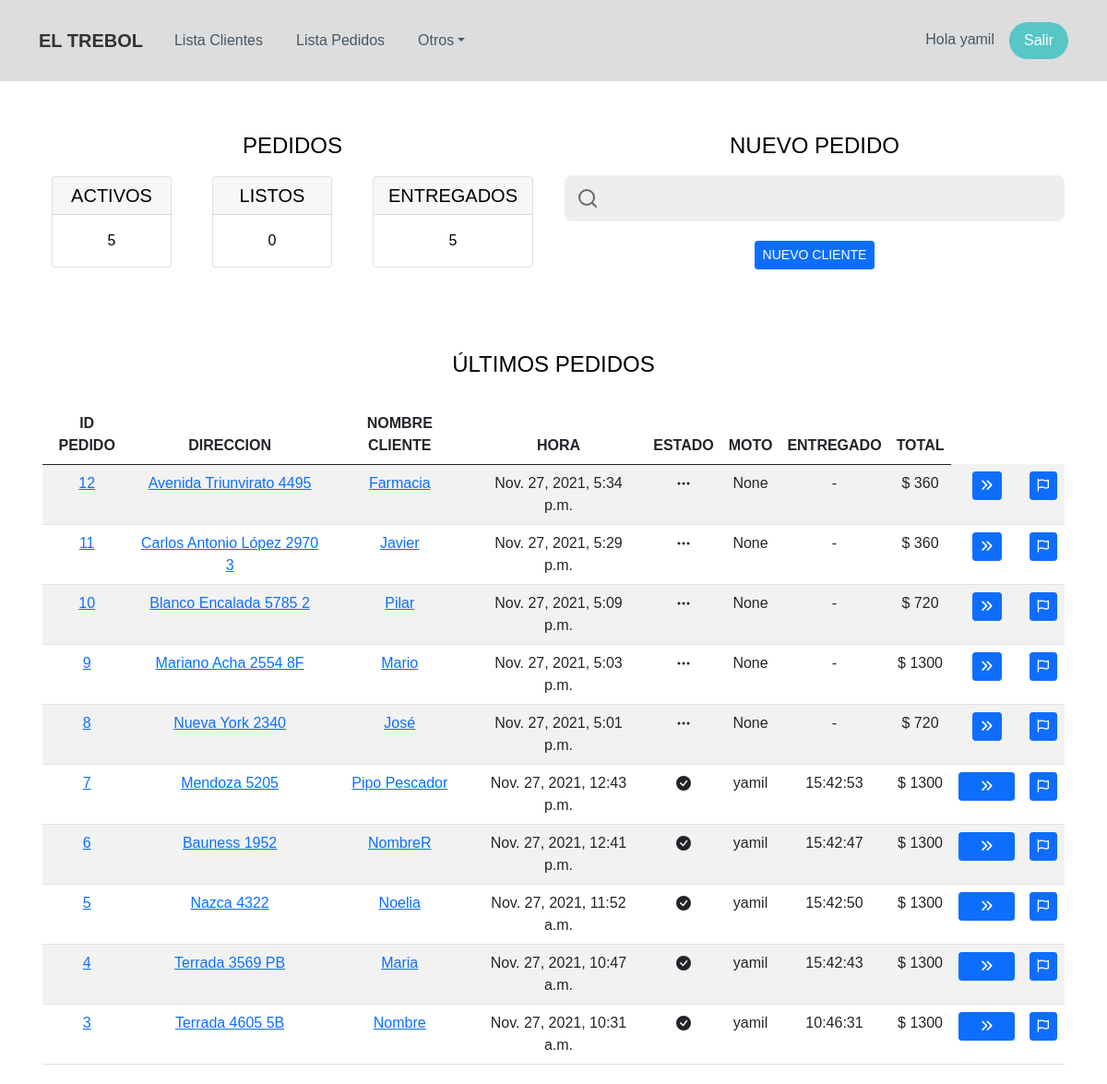
Page /index/ (signed in) on the committed database.
### MODULOS/Pedidos/models.py (models this page shows, shortened)
class Pedido(models.Model):
    hora=models.DateTimeField(auto_now_add=True)
    pedido=models.ForeignKey(NumeroPedido, on_delete=models.CASCADE, null=False, blank=False, related_name="pedido_numero")
    cliente=models.ForeignKey(Cliente, on_delete=models.CASCADE, null=False, blank=False)
    medio_pago=models.ForeignKey(MediosPagos, on_delete=models.CASCADE, null=True, blank=True, default=1)
    medio_contacto=models.ForeignKey(MediosContacto, on_delete=models.CASCADE, blank=False, null=False, related_name="medio_contacto", default=1)
    tipo_envio=models.ForeignKey(TiposEnvios, on_delete=models.CASCADE, default=1)
    estado=models.CharField(max_length=3, choices=ESTADOS, default="EP")
    entregado=models.DateTimeField(auto_now=True)
    moto=models.ForeignKey(User, on_delete=models.CASCADE, blank=True, null=True)
    codigoqr=models.ImageField(upload_to="" , null=True, blank=True)
    observaciones=CharField(max_length=100)
    paga_con=IntegerField(null=True, blank=True)
    total=models.IntegerField(null=True, blank=True)
    class Meta:
        ordering = ['-pedido']

class NumeroPedido(models.Model):
    pedido=models.AutoField(primary_key=True)
    hora=models.DateTimeField(auto_now=True)
    def __str__(self):
        t="{}"
        return t.format(self.pedido)

### MODULOS/Cliente/models.py (models this page shows, shortened)
class Cliente(models.Model):
    id_cliente= models.AutoField(primary_key=True)
    nombre=models.CharField(max_length=15)
    direccion=models.ForeignKey(Direccion, on_delete=models.CASCADE)
    telefono=models.PositiveBigIntegerField()
    es_whatsapp=models.CharField(choices=SI_NO, max_length=2)
    telefono2=models.PositiveBigIntegerField(blank=True, null=True)
    es_whatsapp2=models.CharField(blank=True, null=True, choices=SI_NO, max_length=2)
    categoria=models.CharField(max_length=50, blank=True, null=True)
    fecha_alta=models.DateField(auto_now=True)
    objects=models.Manager()

class Direccion(models.Model):
    calle=models.ForeignKey(Calle, on_delete=models.CASCADE, null=False, blank=False)
    altura=models.PositiveBigIntegerField()
    piso=models.CharField(max_length=10, blank=True, null=True)
    lat=models.CharField(max_length=15, blank=True, null=True)
    lon=models.CharField(max_length=15, blank=True, null=True)
    def __str__(self):
        txt="{0} {1} {2}"
        return txt.format(self.calle, self.altura, self.piso)

class Calle(models.Model):
    calle=models.CharField(max_length=50)
    class Meta:
        ordering = ['calle']
    def __str__(self):
        txt="{0}"
        return txt.format(self.calle)

### MODULOS/Pedidos/views.py (the view)
# urls.py: path('index/', index, name="index"),
@login_required
def index(request):
    pedidos=Pedido.objects.filter(hora__year=t.year, hora__month=t.month, hora__day=t.day)
    activos=len(pedidos.filter(estado="EP"))
    listos=len(pedidos.filter(estado="LI"))
    entregados=len(pedidos.filter(estado="EN"))
    form_iniciar_reclamo=ReclamosForm()
    form_nuevo_cliente=ClienteForm()
    form_direccion=DireccionForm()
    c={'items':pedidos, 'activos':activos, "listos":listos,
    "entregados":entregados, 'form_nuevo_cliente':form_nuevo_cliente,
    'form_direccion':form_direccion}
    if request.method=="POST":
        """NO FUNCIONA, TIENE QUE RECIBIR EL PEDIDO"""
        form_nuevo_cliente=ClienteForm(request.POST)
        if form_nuevo_cliente.is_valid():
            nuevo_cliente=form_nuevo_cliente.save()
            return HttpResponseRedirect(reverse('nuevo_pedido', args=(nuevo_cliente.pk,)))
    return render(request,"index.html",c)

### MODULOS/Cliente/forms.py
class ClienteForm(ModelForm):
    nombre = forms.CharField(widget=forms.TextInput(attrs={'placeholder':'Nombre del cliente', 'label':None, 'autocomplete': 'off'}))
    telefono= forms.IntegerField(label='Telefono*',
                    widget=forms.TextInput(attrs={'placeholder': 'Telefono del cliente'}))
    es_whatsapp= forms.ChoiceField(label="¿Es WhatsApp?*", choices=SI_NO)
    telefono2= forms.IntegerField(label='Telefono 2', required=False,
                    widget=forms.TextInput(attrs={'placeholder': 'Telefono secundario (opcional)'}))
    class Meta:
        model=Cliente
        fields=["nombre","telefono","es_whatsapp","telefono2"]

class DireccionForm(ModelForm):
    altura= forms.CharField(widget=forms.TextInput(attrs={'placeholder':'Altura', 'label':None, 'autocomplete': 'off'}))
    piso= forms.CharField(required=False, label='Piso',
                    widget=forms.TextInput(attrs={'placeholder': 'Piso (opcional)'}))
    class Meta:
        model=Direccion
        fields=["calle","altura","piso"]

### templates/index.html (shortened to what this page needs)
{% extends 'base.html' %}
{% block content %}
    <div class="row" style="text-align: center;margin: 6px;margin-top: 7vh;margin-right: 34px;margin-left: 34px;">
        <div class="col">
            <div class="row">
                <div class="col">
                    <h1 style="font-size: 24px;">PEDIDOS</h1>
                </div>
            </div>
            <div class="row">
                <div class="col" style="margin: 10px;">
                    <div class="card">
                        <div class="card-header">
                            <h5 class="mb-0">ACTIVOS</h5>
                        </div>
                        <div class="card-body">
                            <p class="card-text">{{activos}}</p>
                        </div>
                    </div>
                </div>
                <div class="col" style="margin: 10px;">
                    <div class="card">
                        <div class="card-header">
                            <h5 class="mb-0">LISTOS</h5>
                        </div>
                        <div class="card-body">
                            <p class="card-text">{{listos}}</p>
                        </div>
                    </div>
                </div>
                <div class="col" style="margin: 10px;">
                    <div class="card">
                        <div class="card-header">
                            <h5 class="mb-0">ENTREGADOS</h5>
                        </div>
                        <div class="card-body">
                            <p class="card-text">{{entregados}}</p>
                        </div>
                    </div>
                </div>
            </div>
        </div>
        <div class="col">
            <div class="row">
                <div class="col">
                    <h1 style="font-size: 24px;">NUEVO PEDIDO</h1>
                </div>
            </div>
            <div class="row">
                <div class="col" style="margin-top: 9px;">
                    <div id="autocomplete" class="autocomplete">
                        <input class="autocomplete-input" />
                      </div>
                </div>
            </div>
            <div class="row">
                <div class="col" style="margin-top: 21px;">
                        <button class="btn btn-primary btn-sm" data-bs-target="#modal-nuevo-cliente" data-bs-toggle="modal" type="button">
                            NUEVO CLIENTE
                        </button>
                </div>
            </div>
        </div>
    </div>
    <div class="row" style="text-align: center;margin: 20px;margin-top: 7vh;margin-right: 34px;margin-left: 34px;">
        <div class="col text-center" style="margin-top: 25px;">
            <h1 style="font-size: 24px;">ÚLTIMOS PEDIDOS</h1>
        </div>
    </div>
    <div class="row text-center" style="text-align: center;margin: 6px;margin-top: 21px;margin-right: 34px;margin-left: 34px;">
        <div class="col" style="text-align: center;">
            <div class="col-md-12">
                <div class="table-responsive">
                    <table class="table table-striped">
                        <thead>
                            <tr>
                                <th>ID PEDIDO</th>
                                <th>DIRECCION</th>
                                <th>NOMBRE CLIENTE</th>
                                <th>HORA</th>
                                <th>ESTADO</th>
                                <th>MOTO</th>
                                <th>ENTREGADO</th>
                                <th>TOTAL</th>
                            </tr>
                        </thead>
                        <tbody>
                            {% for pedido in items %}
                            <tr>
                                <td><a href="{% url 'show_resume' pedido.pedido %}" >{{pedido.pedido}}</a></td>
                                <td>
                                    <a href="{% url 'detalles_cliente' pedido.cliente.pk %}">{{pedido.cliente.direccion}}</a>
                                </td>
                                <td>
                                    <a href="{% url 'detalles_cliente' pedido.cliente.pk %}">{{pedido.cliente.nombre}}</a>
                                </td>
                                <td>{{pedido.hora}}</td>
                                {% if pedido.estado == "EN" %}
                                <td class="text-center">
                                </td>
                                {% else %}
                                <td class="text-center">
                                    <svg xmlns="http://www.w3.org/2000/svg" width="1em" height="1em" viewBox="0 0 16 16" fill="currentColor" class="bi bi-three-dots">
                                        <path fill-rule="evenodd" d="M3 9.5a1.5 1.5 0 1 1 0-3 1.5 1.5 0 0 1 0 3zm5 0a1.5 1.5 0 1 1 0-3 1.5 1.5 0 0 1 0 3zm5 0a1.5 1.5 0 1 1 0-3 1.5 1.5 0 0 1 0 3z"></path>
                                    </svg>
                                </td>
                                {% endif %}
                                <td>{{pedido.moto}}</td>
                                {% if pedido.estado == "EN" %}
                                <td>
                                    <span>{{pedido.entregado|time:"H:i:s"}} </span>
                                </td>
                                {% else %}
                                <td>-</td>
                                {% endif %}
                                <td>$ {{pedido.total}}</td>
                                {% if pedido.estado == "EP" and request.user.is_superuser %}
                                    <td>
                                        <button class="btn btn-primary btn-sm" data-bs-target="#modal-moto" data-bs-toggle="modal" type="button" onclick="seleccionarMoto({{pedido.pedido}})">
                                        <i class="fas fa-angle-double-right"></i>
                                        </button>
                                    </td>
                                    <td>
                                {% else %}
                                    <td>
                                        <a href="{% url 'marcar_entregado' pedido.pedido %}" class="link-light" style="text-decoration: none" >
                                            <button class="btn btn-primary btn-sm" type="button" style="width: 60.25px;"><i class="fas fa-angle-double-right"></i></button>
                                        </a>
                                    </td>
                                    <td>
                                {% endif %}
                                    <button class="btn btn-primary btn-sm" data-bs-target="#modal-reclamo" data-bs-toggle="modal" type="button" onclick="iniciarReclamoForm({{pedido.pedido}})">
                                        <i class="far fa-flag"></i>
                                    </button>
                                </td>
                            </tr>
                            {% endfor %}
                        </tbody>
                    </table>
                </div>
            </div>
        </div>
    </div>
{% endblock content %}

### templates/base.html (shortened to what this page needs)
{% load static %}
<!DOCTYPE html>
<html lang="en">
<head>
    <link rel="stylesheet" href="{% static 'assets1/bootstrap/css/bootstrap.min.css' %}">
    <link rel="stylesheet" href="{% static 'assets1/fonts/fontawesome-all.min.css' %}">
    <link rel="stylesheet" href="{% static 'assets1/css/Navigation-with-Button.css' %}">
    <link rel="stylesheet" href="{% static 'assets/css/styles.css' %}">
    <link rel="stylesheet" href="{% static 'assets1/css/estilo_autocomplete.css' %}">
</head>
<body style="border-color: var(--bs-purple);">
    <nav class="navbar navbar-light navbar-expand-md navigation-clean-button" style="background: #dddddd;border-style: none;">
        <div class="container"><a class="navbar-brand" href="{% url 'index' %}">EL TREBOL</a>
            <div class="collapse navbar-collapse" id="navcol-1">
                <ul class="navbar-nav me-auto">
                    <li class="nav-item"><a class="nav-link" href="{% url 'lista_clientes'  %}" >Lista Clientes</a></li>
                    <li class="nav-item"><a class="nav-link" href="{% url 'lista_pedidos' %}">Lista Pedidos</a></li>
                    <li class="nav-item dropdown"><a class="dropdown-toggle nav-link" aria-expanded="false" data-bs-toggle="dropdown" href="#">Otros</a>
                    </li>
                </ul><span class="navbar-text actions"> <a class="login" href="#">Hola {{user}}</a><a class="btn btn-light action-button" role="button" href="{% url 'logout' %}">Salir</a></span>
            </div>
        </div>
    </nav>
    <div style="width: 100%; height: 90%">
        {% block content %}
        {% endblock content %}
    </div>
</body>
</html>

### static/assets1/css/Navigation-with-Button.css (style rules this page uses)
.navigation-clean-button { background: #fff; padding-top: .75rem; padding-bottom: .75rem; color: #333; border-radius: 0; box-shadow: none; border: none; margin-bottom: 0; }
@media (min-width:768px) { .navigation-clean-button { padding-top: 1rem; padding-bottom: 1rem; } }
.navigation-clean-button .navbar-brand { font-weight: bold; color: inherit; }
.navigation-clean-button.navbar .navbar-nav .nav-link { padding-left: 18px; padding-right: 18px; }
.navigation-clean-button.navbar-light .navbar-nav .nav-link { color: #465765; }
.navigation-clean-button .actions .login { margin-right: 1rem; text-decoration: none; color: #465765; }
.navigation-clean-button .navbar-text .action-button, .navigation-clean-button .navbar-text .action-button:active, .navigation-clean-button .navbar-text .action-button:hover { background: #56c6c6; border-radius: 20px; font-size: inherit; color: #fff; box-shadow: none; border: none; text-shadow: none; padding: .5rem 1rem; transition: background-color 0.25s; font-size: inherit; }

### static/assets/css/styles.css (style rules this page uses)
body { background-color: white; background-position: center center; background-attachment: fixed; background-repeat: no-repeat; background-size: cover; align-content: center; text-align: center; font-family:Verdana, Geneva, Tahoma, sans-serif; color: black; }
.card { color:black !important; }

### static/assets1/css/estilo_autocomplete.css (style rules this page uses)
.autocomplete-input { border:1px solid #eee;border-radius:8px;width:100%;padding:12px 12px 12px 48px;box-sizing:border-box;position:relative;font-size:16px;line-height:1.5;flex:1;background-color:#eee;background-repeat:no-repeat;background-position:12px }

### rows in the picture
Pedido: pedido "12", cliente.direccion "Avenida Triunvirato 4495", cliente.nombre "Farmacia", hora "Nov. 27, 2021, 5:34 p.m.", estado "EP" (drawn), moto "None", total "360"
Pedido: pedido "11", cliente.direccion "Carlos Antonio López 2970 3", cliente.nombre "Javier", hora "Nov. 27, 2021, 5:29 p.m.", estado "EP" (drawn), moto "None", total "360"
Pedido: pedido "10", cliente.direccion "Blanco Encalada 5785 2", cliente.nombre "Pilar", hora "Nov. 27, 2021, 5:09 p.m.", estado "EP" (drawn), moto "None", total "720"
Pedido: pedido "9", cliente.direccion "Mariano Acha 2554 8F", cliente.nombre "Mario", hora "Nov. 27, 2021, 5:03 p.m.", estado "EP" (drawn), moto "None", total "1300"
Pedido: pedido "8", cliente.direccion "Nueva York 2340", cliente.nombre "José", hora "Nov. 27, 2021, 5:01 p.m.", estado "EP" (drawn), moto "None", total "720"
Pedido: pedido "7", cliente.direccion "Mendoza 5205", cliente.nombre "Pipo Pescador", hora "Nov. 27, 2021, 12:43 p.m.", estado "EN" (drawn), moto "yamil", entregado "15:42:53", total "1300"
Pedido: pedido "6", cliente.direccion "Bauness 1952", cliente.nombre "NombreR", hora "Nov. 27, 2021, 12:41 p.m.", estado "EN" (drawn), moto "yamil", entregado "15:42:47", total "1300"
Pedido: pedido "5", cliente.direccion "Nazca 4322", cliente.nombre "Noelia", hora "Nov. 27, 2021, 11:52 a.m.", estado "EN" (drawn), moto "yamil", entregado "15:42:50", total "1300"
Pedido: pedido "4", cliente.direccion "Terrada 3569 PB", cliente.nombre "Maria", hora "Nov. 27, 2021, 10:47 a.m.", estado "EN" (drawn), moto "yamil", entregado "15:42:43", total "1300"
Pedido: pedido "3", cliente.direccion "Terrada 4605 5B", cliente.nombre "Nombre", hora "Nov. 27, 2021, 10:31 a.m.", estado "EN" (drawn), moto "yamil", entregado "10:46:31", total "1300"

### other values in the picture
{{ user }} "yamil"
{{ activos }} "5"
{{ listos }} "0"
{{ entregados }} "5"
